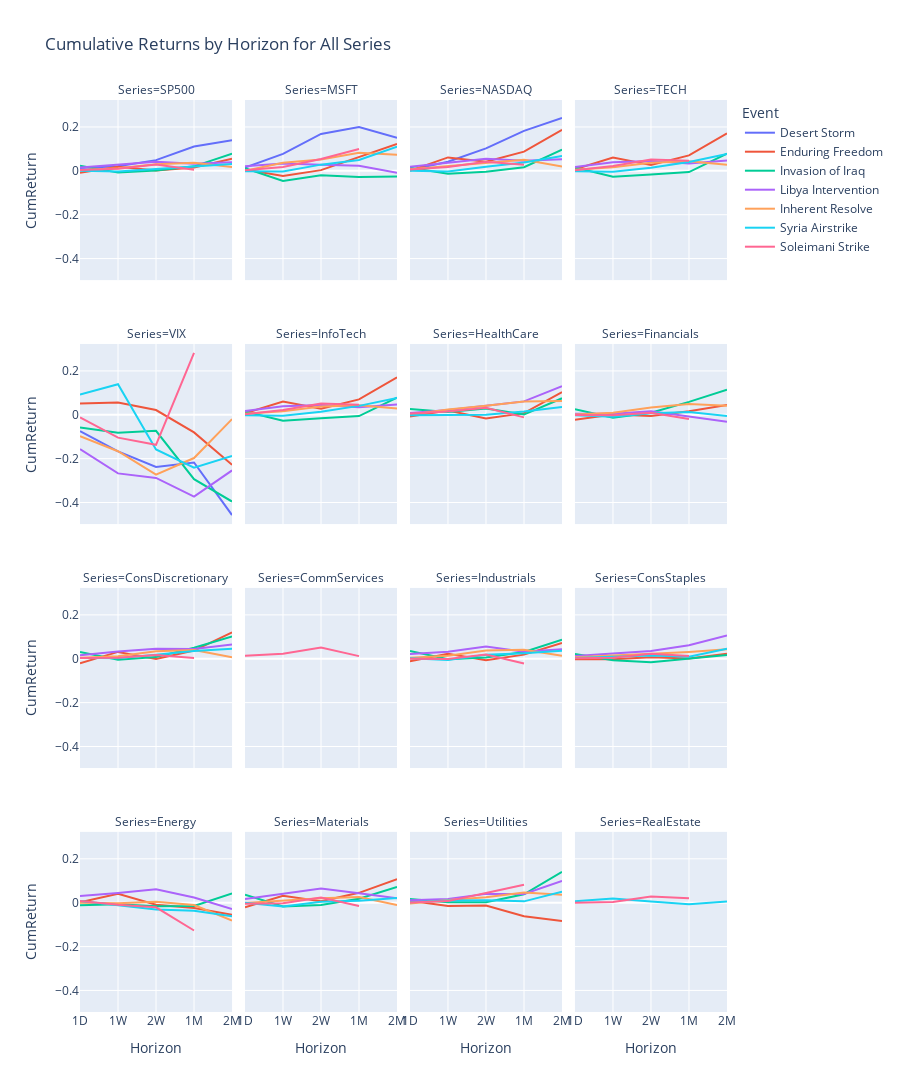

Notebook source saved alongside this figure:
### Code cell
import plotly.express as px

# 1) Your series names and horizons
series   = list(tickers.keys())           # e.g. ["SP500","MSFT",…,"RealEstate","VIX"]
horizons = ["1D","1W","2W","1M","2M"]     # same labels you used when building df

# 2) Build the list of all cum‐return columns
cum_cols = [f"{s}_cumret_{h}" for s in series for h in horizons]

# 3) Melt into long form
df_long = df.melt(
    id_vars=["event"],
    value_vars=cum_cols,
    var_name="Series_Horizon",
    value_name="CumReturn"
)

# 4) Split "Series_Horizon" into two separate columns
df_long[["Series","Horizon"]] = df_long["Series_Horizon"]\
    .str.split("_cumret_", expand=True)

# 5) Plot one facet per Series, wrapping into rows of 4
fig = px.line(
    df_long,
    x="Horizon",
    y="CumReturn",
    color="event",
    facet_col="Series",
    facet_col_wrap=4,
    category_orders={"Horizon": horizons},
    title="Cumulative Returns by Horizon for All Series"
)

fig.update_layout(
    height=1200,
    legend=dict(title="Event")
)
fig.show()
